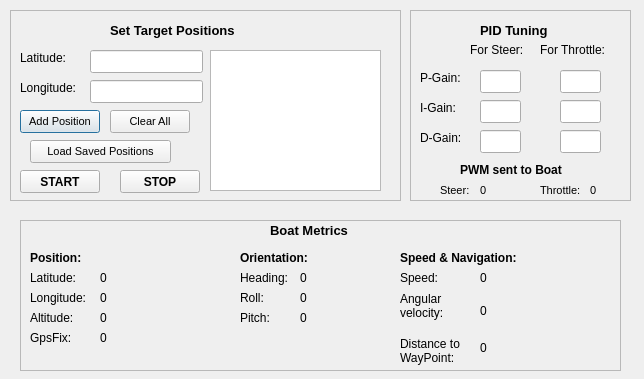
<?xml version="1.0" encoding="UTF-8"?>
<ui version="4.0">
 <class>automode</class>
 <widget class="QDialog" name="automode">
  <property name="geometry">
   <rect>
    <x>0</x>
    <y>0</y>
    <width>644</width>
    <height>379</height>
   </rect>
  </property>
  <property name="windowTitle">
   <string>Dialog</string>
  </property>
  <widget class="QFrame" name="frame">
   <property name="geometry">
    <rect>
     <x>20</x>
     <y>220</y>
     <width>601</width>
     <height>151</height>
    </rect>
   </property>
   <property name="frameShape">
    <enum>QFrame::StyledPanel</enum>
   </property>
   <property name="frameShadow">
    <enum>QFrame::Raised</enum>
   </property>
   <widget class="QLabel" name="label">
    <property name="geometry">
     <rect>
      <x>250</x>
      <y>0</y>
      <width>101</width>
      <height>20</height>
     </rect>
    </property>
    <property name="font">
     <font>
      <pointsize>10</pointsize>
      <weight>75</weight>
      <bold>true</bold>
     </font>
    </property>
    <property name="text">
     <string>Boat Metrics</string>
    </property>
   </widget>
   <widget class="QLabel" name="label_3">
    <property name="geometry">
     <rect>
      <x>380</x>
      <y>30</y>
      <width>161</width>
      <height>16</height>
     </rect>
    </property>
    <property name="font">
     <font>
      <weight>75</weight>
      <bold>true</bold>
     </font>
    </property>
    <property name="text">
     <string>Speed &amp; Navigation:</string>
    </property>
   </widget>
   <widget class="QLabel" name="label_4">
    <property name="geometry">
     <rect>
      <x>220</x>
      <y>30</y>
      <width>161</width>
      <height>16</height>
     </rect>
    </property>
    <property name="font">
     <font>
      <weight>75</weight>
      <bold>true</bold>
     </font>
    </property>
    <property name="text">
     <string>Orientation:</string>
    </property>
   </widget>
   <widget class="QLabel" name="label_5">
    <property name="geometry">
     <rect>
      <x>10</x>
      <y>30</y>
      <width>161</width>
      <height>16</height>
     </rect>
    </property>
    <property name="font">
     <font>
      <weight>75</weight>
      <bold>true</bold>
     </font>
    </property>
    <property name="text">
     <string>Position:</string>
    </property>
   </widget>
   <widget class="QLabel" name="label_2">
    <property name="geometry">
     <rect>
      <x>10</x>
      <y>50</y>
      <width>71</width>
      <height>16</height>
     </rect>
    </property>
    <property name="text">
     <string>Latitude:</string>
    </property>
   </widget>
   <widget class="QLabel" name="label_6">
    <property name="geometry">
     <rect>
      <x>10</x>
      <y>70</y>
      <width>71</width>
      <height>16</height>
     </rect>
    </property>
    <property name="text">
     <string>Longitude:</string>
    </property>
   </widget>
   <widget class="QLabel" name="label_7">
    <property name="geometry">
     <rect>
      <x>10</x>
      <y>90</y>
      <width>71</width>
      <height>16</height>
     </rect>
    </property>
    <property name="text">
     <string>Altitude:</string>
    </property>
   </widget>
   <widget class="QLabel" name="label_8">
    <property name="geometry">
     <rect>
      <x>10</x>
      <y>110</y>
      <width>71</width>
      <height>16</height>
     </rect>
    </property>
    <property name="text">
     <string>GpsFix:</string>
    </property>
   </widget>
   <widget class="QLabel" name="label_9">
    <property name="geometry">
     <rect>
      <x>220</x>
      <y>70</y>
      <width>71</width>
      <height>16</height>
     </rect>
    </property>
    <property name="text">
     <string>Roll:</string>
    </property>
   </widget>
   <widget class="QLabel" name="label_10">
    <property name="geometry">
     <rect>
      <x>220</x>
      <y>90</y>
      <width>71</width>
      <height>16</height>
     </rect>
    </property>
    <property name="text">
     <string>Pitch:</string>
    </property>
   </widget>
   <widget class="QLabel" name="label_11">
    <property name="geometry">
     <rect>
      <x>220</x>
      <y>50</y>
      <width>71</width>
      <height>16</height>
     </rect>
    </property>
    <property name="text">
     <string>Heading:</string>
    </property>
   </widget>
   <widget class="QLabel" name="label_12">
    <property name="geometry">
     <rect>
      <x>380</x>
      <y>70</y>
      <width>71</width>
      <height>31</height>
     </rect>
    </property>
    <property name="text">
     <string>Angular velocity:</string>
    </property>
    <property name="wordWrap">
     <bool>true</bool>
    </property>
   </widget>
   <widget class="QLabel" name="label_13">
    <property name="geometry">
     <rect>
      <x>380</x>
      <y>110</y>
      <width>71</width>
      <height>41</height>
     </rect>
    </property>
    <property name="text">
     <string>Distance to WayPoint:</string>
    </property>
    <property name="wordWrap">
     <bool>true</bool>
    </property>
   </widget>
   <widget class="QLabel" name="label_14">
    <property name="geometry">
     <rect>
      <x>380</x>
      <y>50</y>
      <width>71</width>
      <height>16</height>
     </rect>
    </property>
    <property name="text">
     <string>Speed:</string>
    </property>
   </widget>
   <widget class="QLabel" name="latitude">
    <property name="geometry">
     <rect>
      <x>80</x>
      <y>50</y>
      <width>141</width>
      <height>16</height>
     </rect>
    </property>
    <property name="text">
     <string>0</string>
    </property>
   </widget>
   <widget class="QLabel" name="longitude">
    <property name="geometry">
     <rect>
      <x>80</x>
      <y>70</y>
      <width>141</width>
      <height>16</height>
     </rect>
    </property>
    <property name="text">
     <string>0</string>
    </property>
   </widget>
   <widget class="QLabel" name="altitude">
    <property name="geometry">
     <rect>
      <x>80</x>
      <y>90</y>
      <width>131</width>
      <height>16</height>
     </rect>
    </property>
    <property name="text">
     <string>0</string>
    </property>
   </widget>
   <widget class="QLabel" name="gpsFixStatus">
    <property name="geometry">
     <rect>
      <x>80</x>
      <y>110</y>
      <width>131</width>
      <height>16</height>
     </rect>
    </property>
    <property name="text">
     <string>0</string>
    </property>
   </widget>
   <widget class="QLabel" name="heading">
    <property name="geometry">
     <rect>
      <x>280</x>
      <y>50</y>
      <width>131</width>
      <height>16</height>
     </rect>
    </property>
    <property name="text">
     <string>0</string>
    </property>
   </widget>
   <widget class="QLabel" name="roll">
    <property name="geometry">
     <rect>
      <x>280</x>
      <y>70</y>
      <width>131</width>
      <height>16</height>
     </rect>
    </property>
    <property name="text">
     <string>0</string>
    </property>
   </widget>
   <widget class="QLabel" name="pitch">
    <property name="geometry">
     <rect>
      <x>280</x>
      <y>90</y>
      <width>131</width>
      <height>16</height>
     </rect>
    </property>
    <property name="text">
     <string>0</string>
    </property>
   </widget>
   <widget class="QLabel" name="speed">
    <property name="geometry">
     <rect>
      <x>460</x>
      <y>50</y>
      <width>131</width>
      <height>16</height>
     </rect>
    </property>
    <property name="text">
     <string>0</string>
    </property>
   </widget>
   <widget class="QLabel" name="angularvelocity">
    <property name="geometry">
     <rect>
      <x>460</x>
      <y>70</y>
      <width>131</width>
      <height>41</height>
     </rect>
    </property>
    <property name="text">
     <string>0</string>
    </property>
    <property name="wordWrap">
     <bool>true</bool>
    </property>
   </widget>
   <widget class="QLabel" name="distToWaypoint">
    <property name="geometry">
     <rect>
      <x>460</x>
      <y>120</y>
      <width>131</width>
      <height>16</height>
     </rect>
    </property>
    <property name="text">
     <string>0</string>
    </property>
   </widget>
  </widget>
  <widget class="QFrame" name="frame_2">
   <property name="geometry">
    <rect>
     <x>410</x>
     <y>10</y>
     <width>221</width>
     <height>191</height>
    </rect>
   </property>
   <property name="frameShape">
    <enum>QFrame::StyledPanel</enum>
   </property>
   <property name="frameShadow">
    <enum>QFrame::Raised</enum>
   </property>
   <widget class="QLabel" name="label_16">
    <property name="geometry">
     <rect>
      <x>70</x>
      <y>10</y>
      <width>101</width>
      <height>20</height>
     </rect>
    </property>
    <property name="font">
     <font>
      <pointsize>10</pointsize>
      <weight>75</weight>
      <bold>true</bold>
     </font>
    </property>
    <property name="text">
     <string>PID Tuning</string>
    </property>
   </widget>
   <widget class="QLabel" name="label_19">
    <property name="geometry">
     <rect>
      <x>10</x>
      <y>60</y>
      <width>71</width>
      <height>16</height>
     </rect>
    </property>
    <property name="text">
     <string>P-Gain:</string>
    </property>
   </widget>
   <widget class="QLabel" name="label_20">
    <property name="geometry">
     <rect>
      <x>10</x>
      <y>90</y>
      <width>71</width>
      <height>16</height>
     </rect>
    </property>
    <property name="text">
     <string>I-Gain:</string>
    </property>
   </widget>
   <widget class="QLabel" name="label_21">
    <property name="geometry">
     <rect>
      <x>10</x>
      <y>120</y>
      <width>71</width>
      <height>16</height>
     </rect>
    </property>
    <property name="text">
     <string>D-Gain:</string>
    </property>
   </widget>
   <widget class="QLineEdit" name="kpGain">
    <property name="geometry">
     <rect>
      <x>70</x>
      <y>60</y>
      <width>41</width>
      <height>23</height>
     </rect>
    </property>
   </widget>
   <widget class="QLabel" name="label_22">
    <property name="geometry">
     <rect>
      <x>60</x>
      <y>30</y>
      <width>71</width>
      <height>20</height>
     </rect>
    </property>
    <property name="text">
     <string>For Steer:</string>
    </property>
   </widget>
   <widget class="QLabel" name="label_23">
    <property name="geometry">
     <rect>
      <x>130</x>
      <y>30</y>
      <width>81</width>
      <height>20</height>
     </rect>
    </property>
    <property name="text">
     <string>For Throttle:</string>
    </property>
   </widget>
   <widget class="QLineEdit" name="kpGain_throttle">
    <property name="geometry">
     <rect>
      <x>150</x>
      <y>60</y>
      <width>41</width>
      <height>23</height>
     </rect>
    </property>
   </widget>
   <widget class="QLineEdit" name="kiGain_throttle">
    <property name="geometry">
     <rect>
      <x>150</x>
      <y>90</y>
      <width>41</width>
      <height>23</height>
     </rect>
    </property>
   </widget>
   <widget class="QLineEdit" name="kiGain">
    <property name="geometry">
     <rect>
      <x>70</x>
      <y>90</y>
      <width>41</width>
      <height>23</height>
     </rect>
    </property>
   </widget>
   <widget class="QLineEdit" name="kdGain_throttle">
    <property name="geometry">
     <rect>
      <x>150</x>
      <y>120</y>
      <width>41</width>
      <height>23</height>
     </rect>
    </property>
   </widget>
   <widget class="QLineEdit" name="kdGain">
    <property name="geometry">
     <rect>
      <x>70</x>
      <y>120</y>
      <width>41</width>
      <height>23</height>
     </rect>
    </property>
   </widget>
   <widget class="QLabel" name="label_24">
    <property name="geometry">
     <rect>
      <x>30</x>
      <y>170</y>
      <width>41</width>
      <height>20</height>
     </rect>
    </property>
    <property name="font">
     <font>
      <pointsize>8</pointsize>
     </font>
    </property>
    <property name="text">
     <string>Steer:</string>
    </property>
   </widget>
   <widget class="QLabel" name="throttleGUI">
    <property name="geometry">
     <rect>
      <x>70</x>
      <y>170</y>
      <width>41</width>
      <height>20</height>
     </rect>
    </property>
    <property name="font">
     <font>
      <pointsize>8</pointsize>
     </font>
    </property>
    <property name="text">
     <string>0</string>
    </property>
   </widget>
   <widget class="QLabel" name="label_26">
    <property name="geometry">
     <rect>
      <x>130</x>
      <y>170</y>
      <width>51</width>
      <height>20</height>
     </rect>
    </property>
    <property name="font">
     <font>
      <pointsize>8</pointsize>
     </font>
    </property>
    <property name="text">
     <string>Throttle:</string>
    </property>
   </widget>
   <widget class="QLabel" name="steerGUI">
    <property name="geometry">
     <rect>
      <x>180</x>
      <y>170</y>
      <width>41</width>
      <height>20</height>
     </rect>
    </property>
    <property name="font">
     <font>
      <pointsize>8</pointsize>
     </font>
    </property>
    <property name="text">
     <string>0</string>
    </property>
   </widget>
   <widget class="QLabel" name="label_28">
    <property name="geometry">
     <rect>
      <x>50</x>
      <y>150</y>
      <width>121</width>
      <height>20</height>
     </rect>
    </property>
    <property name="font">
     <font>
      <weight>75</weight>
      <bold>true</bold>
     </font>
    </property>
    <property name="text">
     <string>PWM sent to Boat</string>
    </property>
   </widget>
  </widget>
  <widget class="QFrame" name="frame_3">
   <property name="geometry">
    <rect>
     <x>10</x>
     <y>10</y>
     <width>391</width>
     <height>191</height>
    </rect>
   </property>
   <property name="frameShape">
    <enum>QFrame::StyledPanel</enum>
   </property>
   <property name="frameShadow">
    <enum>QFrame::Raised</enum>
   </property>
   <widget class="QLabel" name="label_15">
    <property name="geometry">
     <rect>
      <x>100</x>
      <y>10</y>
      <width>161</width>
      <height>20</height>
     </rect>
    </property>
    <property name="font">
     <font>
      <pointsize>10</pointsize>
      <weight>75</weight>
      <bold>true</bold>
     </font>
    </property>
    <property name="text">
     <string>Set Target Positions</string>
    </property>
   </widget>
   <widget class="QLabel" name="label_17">
    <property name="geometry">
     <rect>
      <x>10</x>
      <y>70</y>
      <width>71</width>
      <height>16</height>
     </rect>
    </property>
    <property name="text">
     <string>Longitude:</string>
    </property>
   </widget>
   <widget class="QLabel" name="label_18">
    <property name="geometry">
     <rect>
      <x>10</x>
      <y>40</y>
      <width>71</width>
      <height>16</height>
     </rect>
    </property>
    <property name="text">
     <string>Latitude:</string>
    </property>
   </widget>
   <widget class="QLineEdit" name="targetLatitude">
    <property name="geometry">
     <rect>
      <x>80</x>
      <y>40</y>
      <width>113</width>
      <height>23</height>
     </rect>
    </property>
   </widget>
   <widget class="QLineEdit" name="targetLongitude">
    <property name="geometry">
     <rect>
      <x>80</x>
      <y>70</y>
      <width>113</width>
      <height>23</height>
     </rect>
    </property>
   </widget>
   <widget class="QPushButton" name="addTargetPos">
    <property name="geometry">
     <rect>
      <x>10</x>
      <y>100</y>
      <width>80</width>
      <height>23</height>
     </rect>
    </property>
    <property name="font">
     <font>
      <pointsize>8</pointsize>
     </font>
    </property>
    <property name="text">
     <string>Add Position</string>
    </property>
   </widget>
   <widget class="QPushButton" name="clearAllTargetPos">
    <property name="geometry">
     <rect>
      <x>100</x>
      <y>100</y>
      <width>80</width>
      <height>23</height>
     </rect>
    </property>
    <property name="font">
     <font>
      <pointsize>8</pointsize>
     </font>
    </property>
    <property name="text">
     <string>Clear All</string>
    </property>
   </widget>
   <widget class="QPushButton" name="loadSavedPos">
    <property name="geometry">
     <rect>
      <x>20</x>
      <y>130</y>
      <width>141</width>
      <height>23</height>
     </rect>
    </property>
    <property name="font">
     <font>
      <pointsize>8</pointsize>
     </font>
    </property>
    <property name="text">
     <string>Load Saved Positions</string>
    </property>
   </widget>
   <widget class="QPushButton" name="Start">
    <property name="geometry">
     <rect>
      <x>10</x>
      <y>160</y>
      <width>80</width>
      <height>23</height>
     </rect>
    </property>
    <property name="font">
     <font>
      <weight>75</weight>
      <bold>true</bold>
     </font>
    </property>
    <property name="text">
     <string>START</string>
    </property>
   </widget>
   <widget class="QPushButton" name="Stop">
    <property name="geometry">
     <rect>
      <x>110</x>
      <y>160</y>
      <width>80</width>
      <height>23</height>
     </rect>
    </property>
    <property name="font">
     <font>
      <weight>75</weight>
      <bold>true</bold>
     </font>
    </property>
    <property name="text">
     <string>STOP</string>
    </property>
   </widget>
   <widget class="QPlainTextEdit" name="targetStatusText">
    <property name="geometry">
     <rect>
      <x>200</x>
      <y>40</y>
      <width>171</width>
      <height>141</height>
     </rect>
    </property>
   </widget>
  </widget>
 </widget>
 <resources/>
 <connections/>
</ui>
